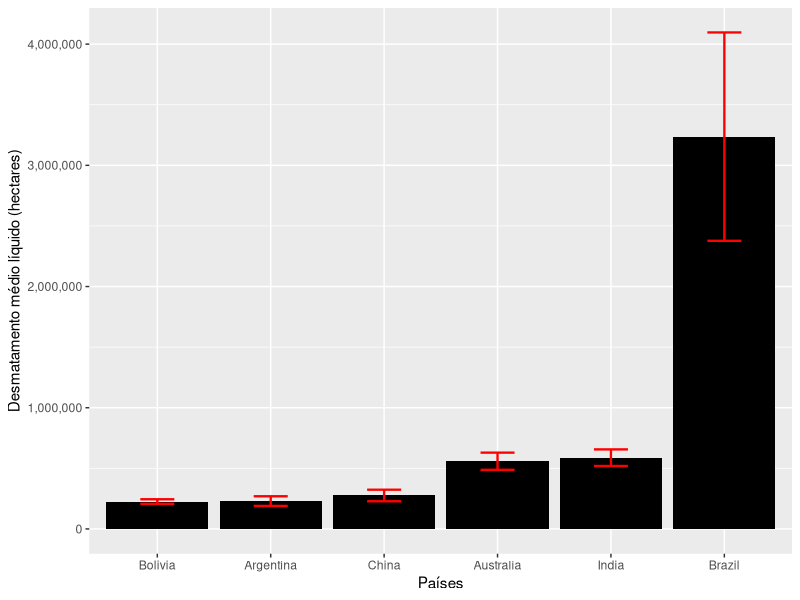
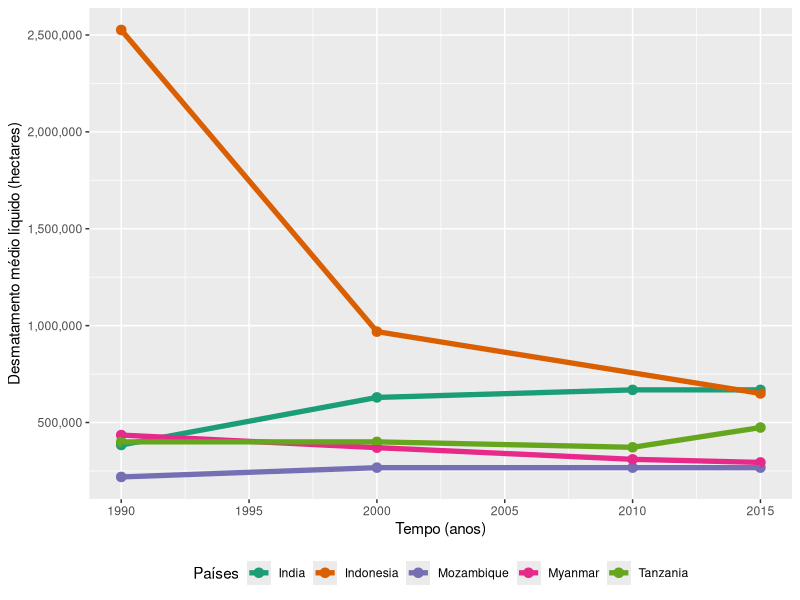
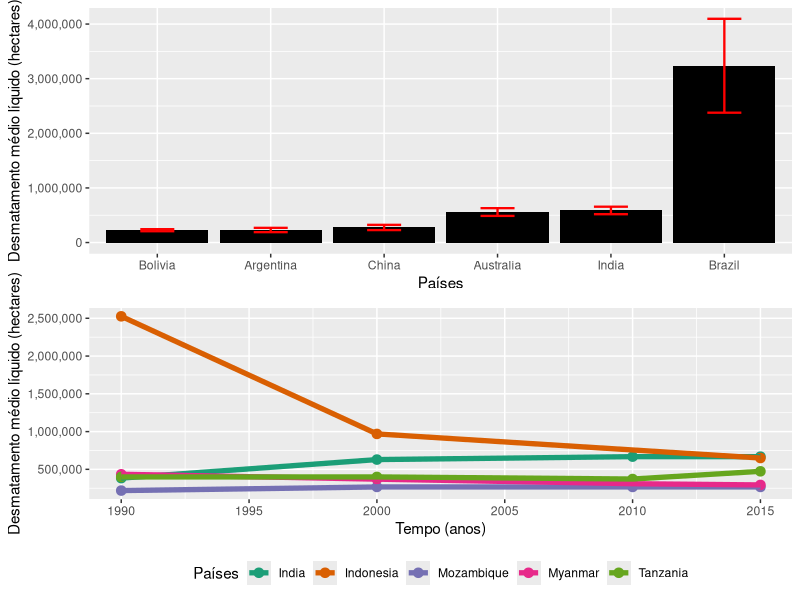

Write the R code that produced these figures, in order.

# Desmatamento no mundo --------------------------------------------------------------------------------------------------------------------
# Autora do script: Jeanne Franco ----------------------------------------------------------------------------------------------------------
# Data: 25/08/22 ---------------------------------------------------------------------------------------------------------------------------
# Referência: https://ourworldindata.org/deforestation -------------------------------------------------------------------------------------

# Sobre os dados ---------------------------------------------------------------------------------------------------------------------------

### A perda florestal líquida não é o mesmo que a desflorestação - ela mede a 
### desflorestação mais quaisquer ganhos na floresta durante um determinado 
### período.

### Durante a década desde 2010, a perda líquida nas florestas a nível 
### mundial foi de 4,7 milhões de hectares por ano. No entanto, as taxas 
### de desflorestação foram muito mais elevadas.

### A FAO da ONU estima que 10 milhões de hectares de floresta foram 
### abatidos todos os anos.

# Pacotes necessários para as análises -----------------------------------------------------------------------------------------------------

library(tidyverse)
library(scales)
library(RColorBrewer)
library(gridExtra)

# Carregar dados ---------------------------------------------------------------------------------------------------------------------------

desm <- read.csv("annual-deforestation.csv")
view(desm)
names(desm)

# Manipular dados --------------------------------------------------------------------------------------------------------------------------

desm1 <- desm %>%
  select(-Code) %>%
  filter(Entity %in% c("Brazil", "China", "Argentina",
                       "Bolivia", "India", "Australia")) %>%
  group_by(Entity) %>%
  summarise(media = mean(Deforestation),
            sd = sd(Deforestation), n = n(),
            se = sd/sqrt(n)) %>%
  view()

desm2 <- desm %>%
  select(-Code) %>%
  filter(Entity %in% c("Indonesia", "Tanzania",
                       "Mozambique", "India",
                       "Myanmar")) %>%
  view()

# Gráficos ---------------------------------------------------------------------------------------------------------------------------------

options(scipen = 999)

g1 <- ggplot(desm1, aes(x = fct_reorder(Entity, media), y = media)) +
  geom_col(fill = "black") +
  geom_errorbar(aes(x = Entity, y = media,
                    ymin = media - se, ymax = media + se),
                col = "red", width = 0.3, size = 0.8) +
  scale_y_continuous(labels = comma) +
  labs(x = "Países", y = "Desmatamento médio líquido (hectares)") +
  theme_get()
g1

g2 <- ggplot(desm2, aes(x = Year, y = Deforestation, 
                  group = Entity, color = Entity)) +
  geom_point(size = 2.9) +
  geom_line(size = 1.8) +
  scale_y_continuous(labels = comma) +
  scale_color_brewer(palette = "Dark2") +
  labs(x = "Tempo (anos)", 
       y = "Desmatamento médio líquido (hectares)",
       col = "Países") +
  theme_get() +
  theme(legend.position = "bottom") 
g2

grid.arrange(g1, g2)
